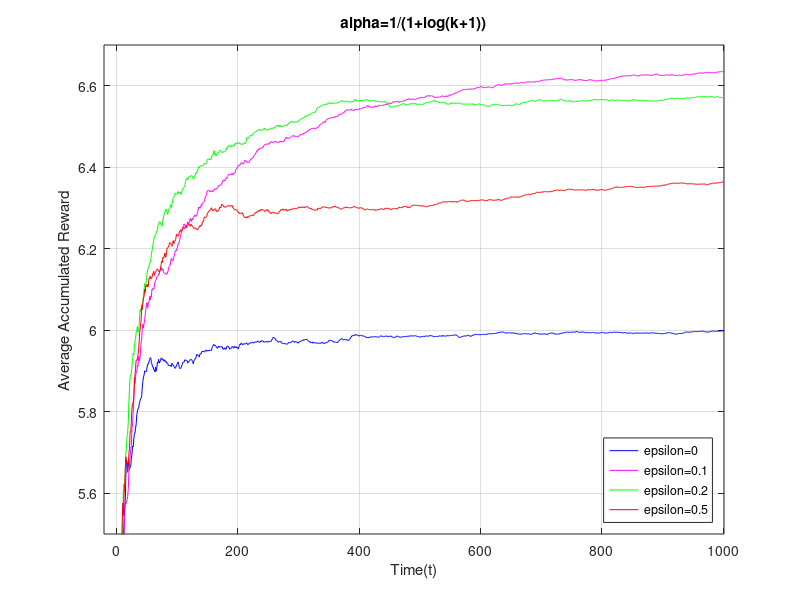

This figure's MATLAB source:

% alpha=1/(1+log(k+1))
epsilon=[0,0.1,0.2,0.5];
Q=zeros(4,100,1001,2);
R=zeros(4,100,1001);
for n=1:4
    for i=1:100
        for k=1:1000
            alpha = 1/(1+log(k+1));
            if rand(1)<epsilon(n)
                if rand(1)<0.5
                    action=1;
                else
                    action=2;
                end
            else
                if Q(n,i,k,1)>Q(n,i,k,2)
                    action=1;
                elseif Q(n,i,k,1)<Q(n,i,k,2)
                    action=2;
                else
                    if rand(1)<0.5
                        action=1;
                    else
                        action=2;
                    end
                end
            end
            if action==1
                reward = sqrt(10).*randn(1) + 5;
                Q(n,i,k+1,1) = Q(n,i,k,1) + alpha * (reward - Q(n,i,k,1));
                Q(n,i,k+1,2) = Q(n,i,k,2);
            else
                if rand(1)>0.5
                    reward = sqrt(15).*randn(1) + 10;
                else
                    reward = sqrt(10).*randn(1) + 4;
                end
                Q(n,i,k+1,1) = Q(n,i,k,1);
                Q(n,i,k+1,2) = Q(n,i,k,2) + alpha * (reward - Q(n,i,k,2));
            end
            R(n,i,k+1)=reward;
        end
    end
end
R_acc=R;
for k=1:1001
    R_acc(:,:,k)=sum(R(:,:,1:k),3)./k;
end
R_acc=sum(R_acc,2)./100;

Q=sum(Q,2)./100;

save('project_1_a_3_R.mat','R');
save('project_1_a_3_Q.mat','Q');

figure(1),plot(1:1001,squeeze(R_acc(1,1,:)),'-b')
hold on
figure(1),plot(1:1001,squeeze(R_acc(2,1,:)),'-m')
hold on
figure(1),plot(1:1001,squeeze(R_acc(3,1,:)),'-g')
hold on
figure(1),plot(1:1001,squeeze(R_acc(4,1,:)),'-r')
hold on
figure(1),axis([-20,1001,5.5,6.7])
% figure(1),axis([-20,1001,-0.2,7])
grid on

legend({'epsilon=0','epsilon=0.1','epsilon=0.2','epsilon=0.5'},'Location','southeast')

title('alpha=1/(1+log(k+1))')
xlabel('Time(t)')
ylabel('Average Accumulated Reward')
